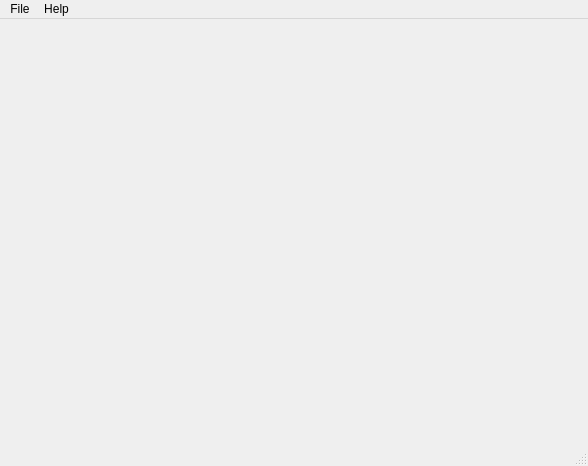
<ui version="4.0" >
 <class>CbrMainWindow</class>
 <widget class="QMainWindow" name="CbrMainWindow" >
  <property name="enabled" >
   <bool>true</bool>
  </property>
  <property name="geometry" >
   <rect>
    <x>0</x>
    <y>0</y>
    <width>588</width>
    <height>466</height>
   </rect>
  </property>
  <property name="windowTitle" >
   <string>MainWindow</string>
  </property>
  <widget class="QWidget" name="centralwidget" />
  <widget class="QMenuBar" name="menubar" >
   <property name="geometry" >
    <rect>
     <x>0</x>
     <y>0</y>
     <width>588</width>
     <height>21</height>
    </rect>
   </property>
   <widget class="QMenu" name="menuFile_" >
    <property name="title" >
     <string>File</string>
    </property>
   </widget>
   <widget class="QMenu" name="menuHelp_" >
    <property name="title" >
     <string>Help</string>
    </property>
   </widget>
   <addaction name="menuFile_" />
   <addaction name="menuHelp_" />
  </widget>
  <widget class="QStatusBar" name="statusbar" />
  <action name="actionExit" >
   <property name="text" >
    <string>Exit</string>
   </property>
  </action>
  <action name="actionInfo" >
   <property name="text" >
    <string>About</string>
   </property>
  </action>
  <action name="actionSave" >
   <property name="text" >
    <string>Save</string>
   </property>
  </action>
  <action name="actionPrint" >
   <property name="text" >
    <string>Print</string>
   </property>
  </action>
 </widget>
 <resources>
  <include location="cbrui.qrc" />
 </resources>
 <connections>
  <connection>
   <sender>actionExit</sender>
   <signal>activated()</signal>
   <receiver>CbrMainWindow</receiver>
   <slot>close()</slot>
   <hints>
    <hint type="sourcelabel" >
     <x>-1</x>
     <y>-1</y>
    </hint>
    <hint type="destinationlabel" >
     <x>399</x>
     <y>299</y>
    </hint>
   </hints>
  </connection>
 </connections>
</ui>
